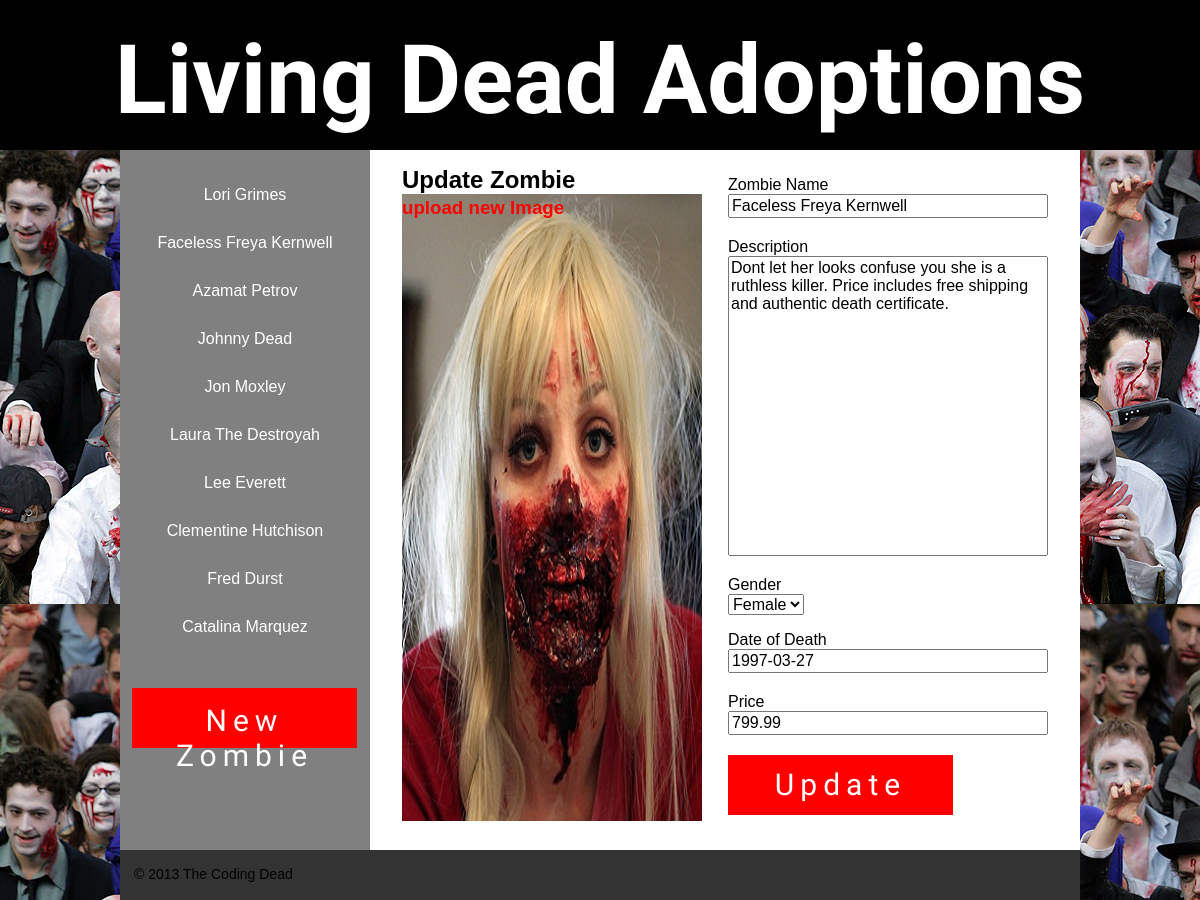
/admin/edit_page.php?id=2, run on the app's committed database.
### tables this page shows
CREATE TABLE IF NOT EXISTS `tb_products` (
  `zombie_id` int(11) NOT NULL AUTO_INCREMENT,
  `name` varchar(32) NOT NULL,
  `description` text NOT NULL,
  `gender` varchar(6) NOT NULL,
  `dod` date NOT NULL,
  `price` double NOT NULL,
  `image` varchar(255) NOT NULL,
  PRIMARY KEY (`zombie_id`)
);

### classes/database.php (called while the page is built, shortened)
<?php
class Database{
	private $connection = null;
	public function __construct(){
		$this->connection = new mysqli(
			'localhost',
			'root',
			'',
			'zombie'
		);
	}
	public function get($fields, $table, $where = false){
		$select_query = "
			SELECT $fields
			FROM $table
		";
		if($where != false){
			$select_query .= ' WHERE '.$where;
		}
		$result = $this->connection->query($select_query);
		return $this->make_into_assoc($result);
	}
	public function get_one($fields, $table, $where = false){
		$result = $this->get($fields, $table, $where);
		return $result[0];
	}
	private function sanitize($input){
		$output = htmlspecialchars($input);
		return $output;
	}
	private function make_into_assoc($result){
		$rows = array();
		while($row = $result->fetch_assoc()){
			foreach($row as $key => $value){
				$row[$key] = $this->sanitize($value);
			}
			$rows[] = $row;
		}
		return $rows;
	}
}

### classes/page.php (called while the page is built, shortened)
<?php
require_once('database.php');
class Page{
	private $db;
	function __CONSTRUCT($id = 0){
		$this->db = new Database();
		if($id != 0){
			$this->load($id);
		}
	}
	function load($id){
		$result = $this->db->get_one(
			'name, description, gender, dod, price, image',
			'tb_products',
			'zombie_id = '.$id
		);
		if(count($result)){
			$this->name = $result['name'];
			$this->description = $result['description'];
			$this->gender = $result['gender'];
			$this->dod = $result['dod'];
			$this->price = $result['price'];
			$this->image = $result['image'];
		}
		return $result;
	}
}

### public/admin/edit_page.php (the view, shortened to what this page needs)
<?php
require_once('../../classes/page.php');
require_once('../../classes/form.php');
$page = new Page($_GET['id']);
$form = new Form();
include('../../includes/admin_header.php');
include('../../includes/admin_sidenav.php');
echo '<div class="main">';
 	echo '<h2>Update Zombie</h2>';
 	echo '<div class="image">';?>
 	<img src="../../assets/images/<?php echo $page->image; ?>" alt="">
	<?php echo '<h3><a href="">upload new Image</a></h3>';
	echo '</div>';
	echo '<div class="form">';
	echo $form->open('update_page.php', 'post');
		echo $form->label('name', 'Zombie Name');
		echo $form->text('name', $page->name, '');
		echo $form->label('description', 'Description');
		echo $form->textarea('description', $page->description);
		$genders_array = array();
		$genders_array[] = 'Male';
		$genders_array[] = 'Female';
		echo $form->label('gender', 'Gender');
		echo $form->select('gender', $genders_array, $page->gender);
		echo $form->label('dod', 'Date of Death');
		echo $form->text('dod', $page->dod, '');
		echo $form->label('price', 'Price');
		echo $form->text('price', $page->price, '');
		echo $form->submit('submit', 'Update');
	echo $form->close();
echo '</div>';
echo '</div>';
include('../../includes/footer.php');

### classes/navigation.php (shortened to what this page needs)
<?php
require_once('database.php');
class Navigation{
	private $db;
	function __CONSTRUCT(){
		$this->db = new Database();
	}
	function make_admin_lists(){
		$all_of_the_zombies = $this->get_names();
					echo '<ul>';
					foreach($all_of_the_zombies as $zombie){
						echo '<li>';
						echo '<a href="index.php?id='.$zombie['zombie_id'].
								'">'.$zombie['name'].'</a>';
						echo '</li>';			}
					echo '</ul>';
	}
	function get_names(){
		$names = $this->db->get('zombie_id, name', 'tb_products');
		return $names;
	}
}

### classes/form.php (shortened to what this page needs)
<?php
class Form{
	function open($action, $method){
		return '<form action="'.$action.'" method="'.$method.'">';
	}
	function close(){
		return '</form>';
	}
	function label($for, $title){
		return '<label for="'.$for.'">'.$title.'</label>';
	}
	function text($name, $value = '',$place){
		return '<input type="text" id="'.$name.'" name="'.$name.'" value="'.$value.'"placeholder="'.$place.'">';
	}
	function select($name,  $options, $default = NULL){
		$html = '<select name="'.$name.'">';
		foreach($options as $option){
			if($default != NULL && $option == $default){
				$selected = 'selected';
			}else{
				$selected = '';
			}
			$html .= "<option $selected>$option</option>";
		}
		$html .= '</select>';
		return $html;
	}
	function submit($name, $value){
		return '<input type="submit" name="'.$name.'" value="'.$value.'">';
	}
	function textarea($name, $value = ''){
		return '<textarea id="'.$name.'"
		name="'.$name.'">'.$value.'</textarea>';
	}
}

### assets/css/style.css (style rules this page uses)
html { background:#fff;color:#000;font-family:sans-serif;-ms-text-size-adjust:100%;-webkit-text-size-adjust:100% }
body { margin:0 }
img { border:0 }
button,input,select,textarea { font-family:inherit;font-size:100%;margin:0 }
button,input { line-height:normal }
button,select { text-transform:none }
button,html input[type="button"],input[type="reset"],input[type="submit"] { -webkit-appearance:button;cursor:pointer }
textarea { overflow:auto;vertical-align:top }
* { -webkit-box-sizing: border-box; -moz-box-sizing: border-box; box-sizing: border-box; }
body { font-family: Helvetica, 'Helvetica Neue', Arial, sans-serif; margin: 0; background-image: url(../images/ZombieWalk.jpg); }
p, h3 { line-height: 150%; padding: 0 0 2em 0; }
.sidenav ul { list-style: none; padding:10px 0px 10px 0px; }
.sidenav li { padding:10px 0px 20px 0px; text-align: center; }
.sidenav li a { text-decoration: none; color: white; }
.main { position: relative; width:710px; height: 700px; margin: 0; background-color: #fff; float: left; padding: 1em 2em; }
.main h2 { margin: 0; }
.form { position: absolute; top: 1.6em; right: 2em; width: 320px; height: auto; }
.image { position: relative; float: left; width: 300px; height: 627px; background-image: url(../images/dude-zombiegrey.jpg); }
.image h3 { position: absolute; top: 0; text-align: center; margin: 0; }
.image a { text-decoration: none; color: red; }
.form label { display: block; }
.form input[type=text], textarea { outline: 0; min-width: 320px; margin-bottom: 20px; }
.form select { margin: 0 0 1em; }
.form textarea { height: 300px; resize: none; }
.form input[type=submit], .info input[type=submit] { border: 0; background: #eee; color: #333; padding: 10px 20px; font-size: 16px; display: block; cursor: pointer; font-family: Creepster, Arial, sans-serif; font-size: 30px; background: red; color: white; width:7.5em; height: 2em; letter-spacing: 0.2em; }

### data on the page
tb_products: name "Lori Grimes"
tb_products: name "Faceless Freya Kernwell", image (picture), description "Dont let her looks confuse you she is a ruthless killer. Price includes free shipping and authentic death certificate.", dod "1997-03-27", price "799.99"
tb_products: name "Azamat Petrov"
tb_products: name "Johnny Dead"
tb_products: name "Jon Moxley"
tb_products: name "Laura The Destroyah"
tb_products: name "Lee Everett"
tb_products: name "Clementine Hutchison"
tb_products: name "Fred Durst"
tb_products: name "Catalina Marquez"

### other printed values
$title "Zombie Name Description Gender Date of Death Price"
form field gender "Female"
